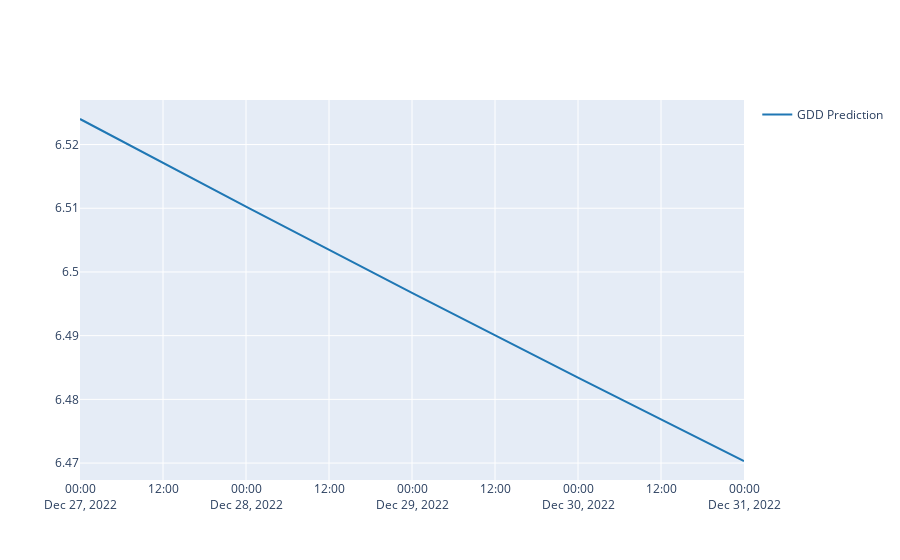

The code cell stored with this chart in its notebook:
### Code cell
import plotly.graph_objs as go
from plotly.subplots import make_subplots

fig = go.Figure([
        go.Scatter(
            name='GDD Prediction',
            x=df_predict['date'],
            y=df_predict['prediction'],
            mode='lines',
            line=dict(color='rgb(31, 119, 180)'),
        ),
        go.Scatter(
            name='90%_CI_upper',
            x=df_predict['date'],
            y=df_predict['prediction'] + df_predict['90%_CI_upper'],
            mode='lines',
            marker=dict(color="#444"),
            line=dict(width=0),
            showlegend=False
        ),
        go.Scatter(
            name='90%_CI_low',
            x=df_predict['date'],
            y=df_predict['prediction'] - df_predict['90%_CI_low'],
            marker=dict(color="#444"),
            line=dict(width=0),
            mode='lines',
            fillcolor='rgba(68, 68, 68, 0.3)',
            fill='tonexty',
            showlegend=False
        )
    ])
fig.show()

### Figure 1 — Plotly figure (JSON) as saved in the notebook; plotly's stock layout.template omitted (floating-point values rounded to 4 significant figures)
{"data": [{"line": {"color": "rgb(31, 119, 180)"}, "mode": "lines", "name": "GDD Prediction", "type": "scatter", "x": ["2022-12-27", "2022-12-28", "2022-12-29", "2022-12-30", "2022-12-31"], "y": [6.524, 6.51, 6.497, 6.483, 6.47]}, {"line": {"width": 0}, "marker": {"color": "#444"}, "mode": "lines", "name": "90%_CI_upper", "showlegend": false, "type": "scatter", "x": ["2022-12-27", "2022-12-28", "2022-12-29", "2022-12-30", "2022-12-31"], "y": [null, null, null, null, null]}, {"fill": "tonexty", "fillcolor": "rgba(68, 68, 68, 0.3)", "line": {"width": 0}, "marker": {"color": "#444"}, "mode": "lines", "name": "90%_CI_low", "showlegend": false, "type": "scatter", "x": ["2022-12-27", "2022-12-28", "2022-12-29", "2022-12-30", "2022-12-31"], "y": [null, null, null, null, null]}], "layout": {}}
